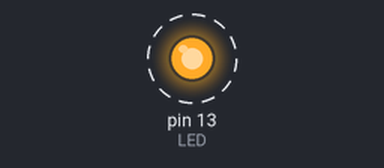
Simulated run of this sketch. Board: Arduino Uno, built with avr-gcc and run on an emulated ATmega328P. On the bench: output pins drawn as LEDs (lit = HIGH). Dashed ring = blinking.

Above: at 0.15 s.
Timing chart, 0 to 3.0 s (numbered marks = the images above):
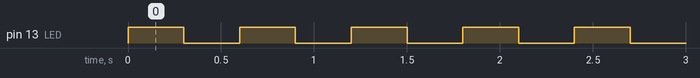

Measured:
- by itself, pin 13 (LED): alternates HIGH for 0.30 s and LOW for 0.30 s

The sketch:

test0202_1.ino
```cpp
//상수변수 선언 자바의 final
const int LED = 13; //전역변수
const int HIGH_VAL = 1;
const int LOW_VAL = 0;

// 장치에 대한 환경 설정
void setup() {
  // 아두이노 핀맵 참조
  // 보드 자체적으로 연결 돼 있음, 13번 연결정보 센서나 장치를 제어하겠다. pinMode(13, OUTPUT);
  // 13번 핀 출력 방향 설정 LED_BUILTIN: 상수 == 13, 연결된 것 출력-제어하겠다. 입력제어가능
pinMode(LED, OUTPUT);
}

// main() 숨겨져 있음
// 동작하는 루틴 적용.
void loop() {// 무한루프 계속 돈다. while(true)같은, 개발프로그램을 올리는거
  //13번핀 디지털 신호 high      (1 true 켜짐) 5V, LED_BUILTIN = 상수변수 13
  digitalWrite(13, HIGH_VAL); //HIGH = 1, 상수
  // 시간 딜레이 2000ms -> 2초
  delay(300);
  //13번핀 디지털 신호 low       (0 false값 꺼짐) Ground
  digitalWrite(LED_BUILTIN, LOW_VAL);
  delay(300);                 // etc_ 1sec , 1ms (10-3), 1us (10-6) // 100 = 0.1초
}
// 실행파일 다른경로에 만들어지고 장치안으로 들어감, 만든 뒤 제어함
// L이 LED(주황색 불..)
// etc_ 전자 3.3, 5V, 산업: 24V, 집: 220V, //전원 들어옴: 전기, 접지(ground)
// 1 = 5V, 0 = ground
```
